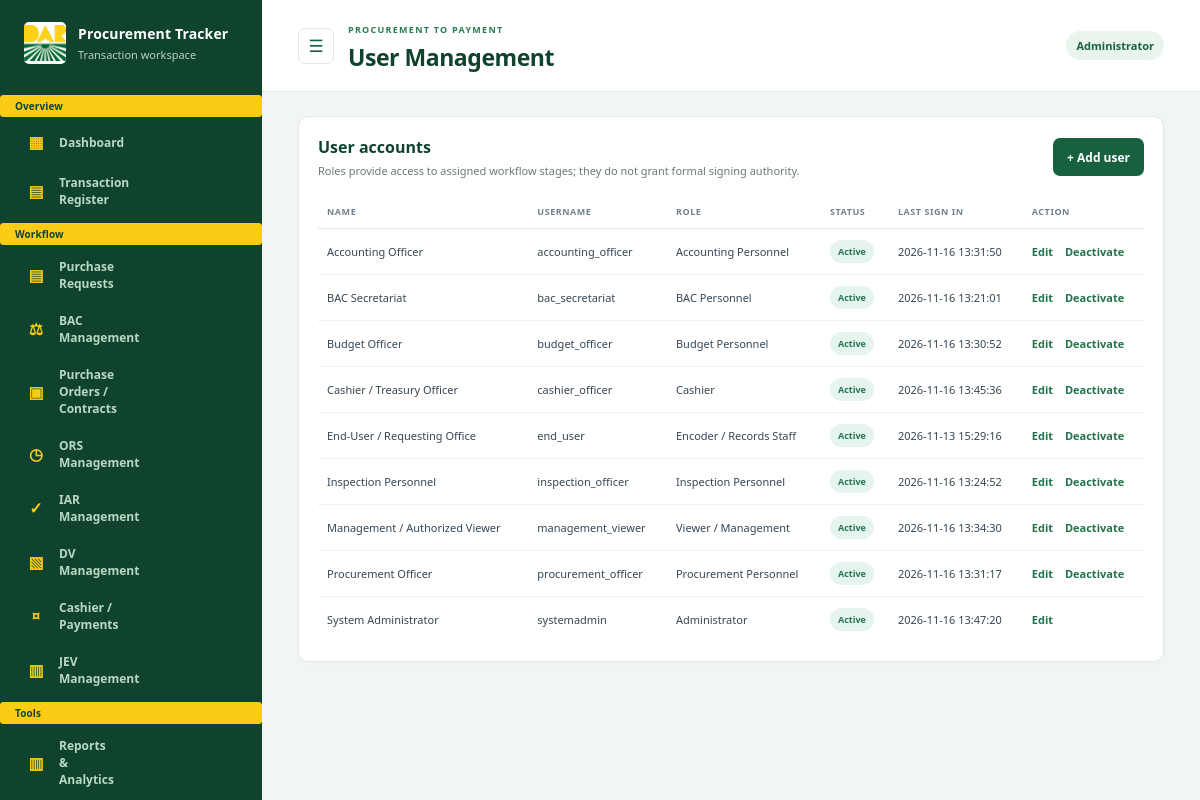
Page /pptracker/index.php?page=users (signed in) on the committed database.
### tables this page shows
CREATE TABLE `users` (
  `id` bigint(20) UNSIGNED NOT NULL,
  `name` varchar(120) NOT NULL,
  `username` varchar(60) NOT NULL,
  `password_hash` varchar(255) NOT NULL,
  `role` varchar(60) NOT NULL,
  `active` tinyint(1) NOT NULL DEFAULT 1,
  `created_at` datetime NOT NULL DEFAULT current_timestamp(),
  `last_login` datetime DEFAULT NULL
);

### pptracker/app/bootstrap.php (called while the page is built, shortened)
<?php
$config = require dirname(__DIR__) . '/config.php';
function db(): PDO
{
    static $pdo;
    global $config;
    if ($pdo instanceof PDO) return $pdo;
    $dsn = sprintf('mysql:host=%s;port=%s;dbname=%s;charset=utf8mb4', $config['db_host'], $config['db_port'], $config['db_name']);
    $pdo = new PDO($dsn, $config['db_user'], $config['db_password'], [
        PDO::ATTR_ERRMODE => PDO::ERRMODE_EXCEPTION,
        PDO::ATTR_DEFAULT_FETCH_MODE => PDO::FETCH_ASSOC,
        PDO::ATTR_EMULATE_PREPARES => false,
    ]);
    return $pdo;
}
function h(mixed $value): string
{
    return htmlspecialchars((string)($value ?? ''), ENT_QUOTES | ENT_SUBSTITUTE, 'UTF-8');
}
function current_user(): ?array
{
    $id = (int)($_SESSION['user']['id'] ?? 0);
    $stmt = db()->prepare('SELECT id,name,username,role FROM users WHERE id=? AND active=1');
    $stmt->execute([$id]);
    $user = $stmt->fetch();
    $resolvedUser = [
        'id' => (int)$user['id'],
        'name' => $user['name'],
        'username' => $user['username'],
        'role' => $user['role'],
    ];
    return $resolvedUser;
}

### pptracker/app/modules/users.php (the view, shortened to what this page needs)
<?php
function render_users_module(array $user): void
{
    $users = db()->query('SELECT id,name,username,role,active,last_login FROM users ORDER BY name')->fetchAll();
    ?>
    <section class="panel"><div class="panel-heading"><div><h2>User accounts</h2><p>Roles provide access to assigned workflow stages; they do not grant formal signing authority.</p></div><button class="button primary" type="button" data-open-user>+ Add user</button></div>
        <div class="table-wrap"><table><thead><tr><th>Name</th><th>Username</th><th>Role</th><th>Status</th><th>Last sign in</th><th>Action</th></tr></thead><tbody><?php foreach ($users as $account): $grantQuery = db()->prepare('SELECT stage FROM user_stage_access WHERE user_id=?'); $grantQuery->execute([$account['id']]); $accountStages = $grantQuery->fetchAll(PDO::FETCH_COLUMN); if (!$accountStages && $account['role'] !== 'Administrator' && $account['role'] !== 'Viewer / Management') $accountStages = array_values(array_filter(array_keys(STAGES), static fn(string $key): bool => STAGES[$key]['role'] === $account['role'])); if ($account['role'] === 'Administrator') $accountStages = array_keys(STAGES); ?><tr><td><?= h($account['name']) ?></td><td><?= h($account['username']) ?></td><td><?= h($account['role']) ?></td><td><span class="status <?= $account['active'] ? 'complete' : 'hold' ?>"><?= $account['active'] ? 'Active' : 'Inactive' ?></span></td><td><?= h($account['last_login'] ?: '—') ?></td><td><button class="text-link" type="button" data-edit-user="<?= h(json_encode($account, JSON_HEX_APOS | JSON_HEX_QUOT | JSON_HEX_TAG | JSON_HEX_AMP)) ?>" data-user-stages="<?= h(json_encode($accountStages)) ?>">Edit</button> <?php if ((int)$account['id'] !== (int)$user['id']): ?><form method="post" class="inline-form" data-confirm="Change this account's active status?"><?= csrf_field() ?><input type="hidden" name="action" value="toggle_user"><input type="hidden" name="id" value="<?= (int)$account['id'] ?>"><button class="text-link"><?= $account['active'] ? 'Deactivate' : 'Activate' ?></button></form><?php endif; ?></td></tr><?php endforeach; ?></tbody></table></div></section>
    <?php
}

### pptracker/index.php (shortened to what this page needs)
<?php
require __DIR__ . '/app/bootstrap.php';
require __DIR__ . '/app/dashboard.php';
require __DIR__ . '/app/modules/users.php';
function page_title(string $page): string
{
    return match ($page) {
        'dashboard' => 'Dashboard',
        'transactions' => 'Transaction Register',
        'reports' => 'Reports & Analytics',
        'users' => 'User Management',
        'activity' => 'Activity Logs',
        'import' => 'Excel Import',
        'transaction' => 'Transaction Details',
        'new-transaction' => 'New Transaction',
        default => STAGES[$page]['label'] ?? 'Procurement Tracker',
    };
}
    ?>
    <?php
$user = current_user();
$page = (string)($_GET['page'] ?? 'dashboard');
$currentPageTitle = page_title($page);
?>
<!doctype html>
<html lang="en">
<head>
    <link rel="stylesheet" href="assets/app.css">
</head>
<body>
<?php if (isset($dbError)): ?>
    <main class="auth-wrap"><section class="auth-card"><span class="eyebrow">DATABASE SETUP REQUIRED</span><h1>Cannot connect to MySQL</h1><p>Start MySQL in XAMPP, create the <code>pptracker</code> database in phpMyAdmin, then check <code>config.php</code>.</p></section></main>
<?php else: ?>
    <div class="layout">
        <aside class="sidebar" id="app-sidebar">
            <a class="brand" href="index.php" aria-label="Procurement Tracker home" title="Procurement Tracker"><img class="brand-mark" src="assets/dar-logo.png" alt=""><span class="brand-copy"><strong>Procurement Tracker</strong><small>Transaction workspace</small></span></a>
            <div class="sidebar-label"><span class="sidebar-label-text">Overview</span></div>
            <nav class="navigation">
                <a class="<?= $page === 'dashboard' ? 'active' : '' ?>" href="index.php?page=dashboard" aria-label="Dashboard" title="Dashboard"><span class="nav-icon" aria-hidden="true">▦</span><span class="nav-label">Dashboard</span></a>
                <a class="<?= in_array($page, ['transactions', 'transaction'], true) ? 'active' : '' ?>" href="index.php?page=transactions" aria-label="Transaction Register" title="Transaction Register"><span class="nav-icon" aria-hidden="true">▤</span><span class="nav-label">Transaction Register</span></a>
            </nav>
            <div class="sidebar-label"><span class="sidebar-label-text">Workflow</span></div>
            <nav class="navigation">
                <?php foreach (STAGES as $stage => $info): if (!can_access_stage($stage, $user)) continue; ?>
                    <a class="<?= $page === $stage ? 'active' : '' ?>" href="index.php?page=<?= h($stage) ?>" aria-label="<?= h($info['label']) ?>" title="<?= h($info['label']) ?>"><span class="nav-icon" aria-hidden="true"><?= h($info['icon']) ?></span><span class="nav-label"><?= h($info['label']) ?></span></a>
                <?php endforeach; ?>
            </nav>
            <div class="sidebar-label"><span class="sidebar-label-text">Tools</span></div>
            <nav class="navigation">
                <a class="<?= $page === 'reports' ? 'active' : '' ?>" href="index.php?page=reports" aria-label="Reports & Analytics" title="Reports & Analytics"><span class="nav-icon" aria-hidden="true">▥</span><span class="nav-label">Reports & Analytics</span></a>
            </nav>
        </aside>
        <main class="main">
            <header class="topbar"><button class="sidebar-toggle" type="button" aria-controls="app-sidebar" aria-expanded="true" aria-label="Minimize navigation menu" title="Minimize navigation menu" data-sidebar-toggle><span aria-hidden="true">☰</span></button><div class="topbar-title"><span class="eyebrow">PROCUREMENT TO PAYMENT</span><h1><?= h($currentPageTitle) ?></h1></div><div class="topbar-actions"><span class="role-chip"><?= h($user['role']) ?></span></div></header>
            <div class="content">
                <?php render_page($page, $user); ?>
            </div>
        </main>
    </div>
<?php endif; ?>
</body>
</html>
<?php
function render_page(string $page, array $user): void
{
    if ($page === 'users' && $user['role'] === 'Administrator') {
        render_users_module($user);
        return;
    }
}
    ?>

### rows in the picture
users: role "Administrator", name "System Administrator", username "systemadmin", active "Active", last_login "2026-11-16 13:47:20"
users: name "Accounting Officer", username "accounting_officer", role "Accounting Personnel", active "Active", last_login "2026-11-16 13:31:50"
users: name "BAC Secretariat", username "bac_secretariat", role "BAC Personnel", active "Active", last_login "2026-11-16 13:21:01"
users: name "Budget Officer", username "budget_officer", role "Budget Personnel", active "Active", last_login "2026-11-16 13:30:52"
users: name "Cashier / Treasury Officer", username "cashier_officer", role "Cashier", active "Active", last_login "2026-11-16 13:45:36"
users: name "End-User / Requesting Office", username "end_user", role "Encoder / Records Staff", active "Active", last_login "2026-11-13 15:29:16"
users: name "Inspection Personnel", username "inspection_officer", role "Inspection Personnel", active "Active", last_login "2026-11-16 13:24:52"
users: name "Management / Authorized Viewer", username "management_viewer", role "Viewer / Management", active "Active", last_login "2026-11-16 13:34:30"
users: name "Procurement Officer", username "procurement_officer", role "Procurement Personnel", active "Active", last_login "2026-11-16 13:31:17"

### other values in the picture
$info['icon'] "▤"
$info['label'] "Purchase Requests"
$info['icon'] "⚖"
$info['label'] "BAC Management"
$info['icon'] "▣"
$info['label'] "Purchase Orders / Contracts"
$info['icon'] "◷"
$info['label'] "ORS Management"
$info['icon'] "✓"
$info['label'] "IAR Management"
$info['icon'] "▧"
$info['label'] "DV Management"
$info['icon'] "¤"
$info['label'] "Cashier / Payments"
$info['icon'] "▥"
